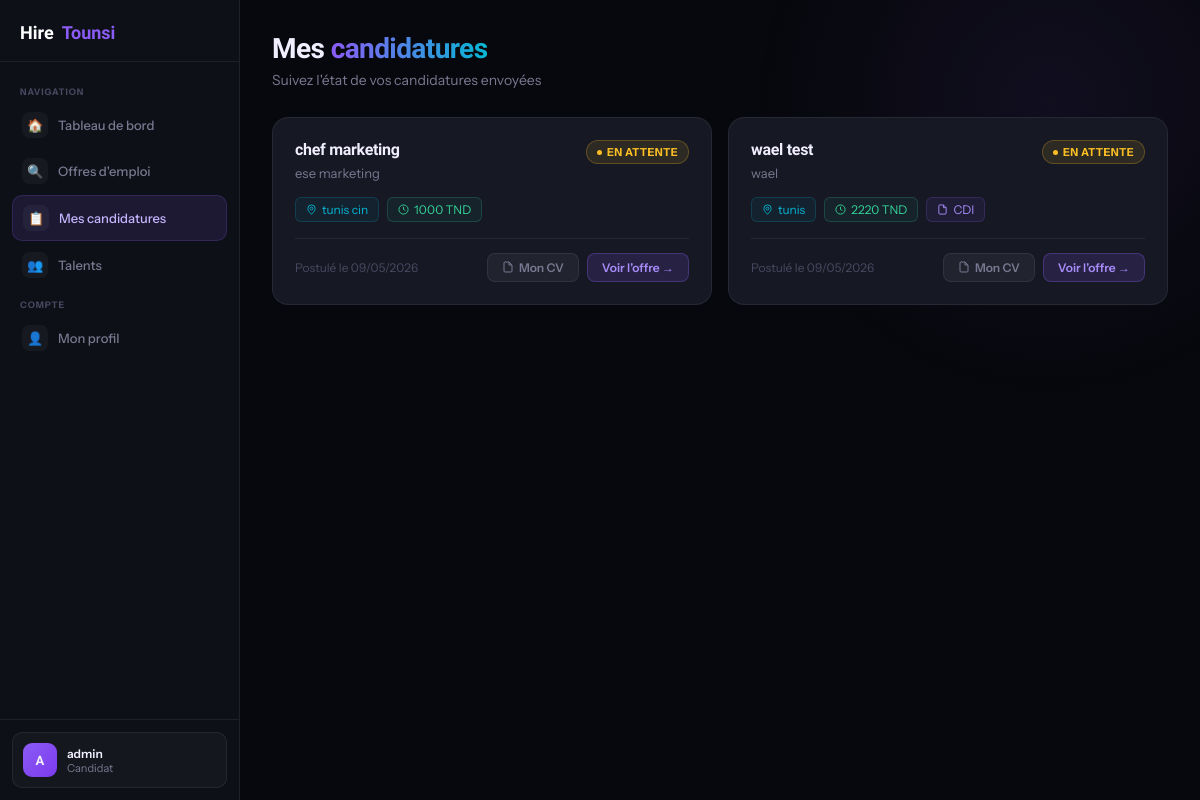
Screenshot of /mes_candidatures.php (signed in) with the database file from the repository.
### tables this page shows
CREATE TABLE `users` (
  `id` int(11) NOT NULL,
  `name` varchar(100) NOT NULL,
  `email` varchar(150) NOT NULL,
  `password` varchar(255) NOT NULL,
  `created_at` timestamp NOT NULL DEFAULT current_timestamp(),
  `phone` varchar(20) DEFAULT NULL,
  `bio` text DEFAULT NULL,
  `skills` text DEFAULT NULL,
  `cv_path` varchar(255) DEFAULT NULL,
  `avatar_path` varchar(255) DEFAULT NULL,
  `job_title` varchar(100) DEFAULT NULL,
  `role` enum('candidat','recruteur','both','admin') DEFAULT 'candidat',
  `is_recruiter` tinyint(1) DEFAULT 0,
  `profile_photo` varchar(255) DEFAULT NULL,
  `cv` varchar(255) DEFAULT NULL
);

CREATE TABLE `applications` (
  `id` int(11) NOT NULL,
  `user_id` int(11) NOT NULL,
  `job_id` int(11) NOT NULL,
  `cv` varchar(255) DEFAULT NULL,
  `cover_letter` text DEFAULT NULL,
  `has_experience` tinyint(1) DEFAULT 0,
  `experience_years` varchar(20) DEFAULT NULL,
  `availability` varchar(100) DEFAULT NULL,
  `status` varchar(20) DEFAULT 'pending',
  `created_at` timestamp NOT NULL DEFAULT current_timestamp()
);

CREATE TABLE `jobs` (
  `id` int(11) NOT NULL,
  `title` varchar(255) DEFAULT NULL,
  `company` varchar(255) DEFAULT NULL,
  `salary` varchar(100) DEFAULT NULL,
  `city` varchar(100) DEFAULT NULL,
  `description` text DEFAULT NULL,
  `created_at` timestamp NOT NULL DEFAULT current_timestamp(),
  `status` varchar(20) DEFAULT 'pending',
  `user_id` int(11) DEFAULT NULL,
  `contract_type` varchar(50) DEFAULT NULL
);

### mes_candidatures.php (the view, shortened to what this page needs)
<?php
include "config.php";
$userId = $_SESSION["user_id"];
$stmt = $pdo->prepare("
    SELECT
        applications.*,
        jobs.title,
        jobs.company,
        jobs.city,
        jobs.contract_type,
        jobs.salary
    FROM applications
    INNER JOIN jobs ON applications.job_id = jobs.id
    WHERE applications.user_id = ?
    ORDER BY applications.created_at DESC
");
$stmt->execute([$userId]);
$applications = $stmt->fetchAll(PDO::FETCH_ASSOC);
$stmtUser = $pdo->prepare("SELECT * FROM users WHERE id = ?");
$stmtUser->execute([$userId]);
$userData = $stmtUser->fetch();
$userName = htmlspecialchars($userData["name"] ?? 'Utilisateur');
$initials = strtoupper(substr($userName, 0, 1));
?>
<!DOCTYPE html>
<html lang="fr">
<head>
</head>
<body>
<aside class="sidebar">
  <a href="index.html" class="sidebar-logo">Hire<em>Tounsi</em></a>
  <nav class="sidebar-nav">
    <span class="nav-sep">Navigation</span>
    <a href="dashboard.php" class="nav-item">
      <span class="nav-icon">🏠</span> Tableau de bord
    </a>
    <a href="jobs.php" class="nav-item">
      <span class="nav-icon">🔍</span> Offres d'emploi
    </a>
    <a href="mes_candidatures.php" class="nav-item active">
      <span class="nav-icon">📋</span> Mes candidatures
    </a>
    <a href="talents.php" class="nav-item">
      <span class="nav-icon">👥</span> Talents
    </a>
    <span class="nav-sep">Compte</span>
    <a href="profile.php" class="nav-item">
      <span class="nav-icon">👤</span> Mon profil
    </a>
  </nav>
  <div class="sidebar-bottom">
    <div class="user-pill">
      <div class="avatar-sm"><?= $initials ?></div>
      <div class="user-pill-info">
        <div class="upn"><?= $userName ?></div>
        <div class="upr">Candidat</div>
      </div>
    </div>
  </div>
</aside>
<main class="main">
  <div class="page-header">
    <h1>Mes <span>candidatures</span></h1>
    <p>Suivez l'état de vos candidatures envoyées</p>
  </div>
  <div class="grid">
    <?php if (count($applications) > 0): ?>
      <?php foreach($applications as $app):
        $status = $app['status'] ?? 'pending';
        $statusClass = match($status) {
            'pending' => 'status-pending',
            'reviewed', 'seen' => 'status-reviewed',
            'accepted', 'approved' => 'status-accepted',
            'rejected' => 'status-rejected',
            default => 'status-pending'
        };
        $statusLabel = match($status) {
            'pending' => 'En attente',
            'reviewed', 'seen' => 'Vue',
            'accepted', 'approved' => 'Acceptée',
            'rejected' => 'Refusée',
            default => 'En attente'
        };
      ?>
      <div class="card">
        <div class="card-header">
          <div>
            <div class="card-title"><?= htmlspecialchars($app["title"]) ?></div>
            <div class="card-company"><?= htmlspecialchars($app["company"]) ?></div>
          </div>
          <span class="status-badge <?= $statusClass ?>">
            <span class="status-dot"></span><?= $statusLabel ?>
          </span>
        </div>
        <div class="card-meta">
          <?php if (!empty($app['city'])): ?>
          <span class="chip location">
            <svg width="11" height="11" viewBox="0 0 24 24" fill="none" stroke="currentColor" stroke-width="2">
              <path d="M20 10c0 6-8 12-8 12s-8-6-8-12a8 8 0 0 1 16 0Z"/><circle cx="12" cy="10" r="3"/>
            </svg>
            <?= htmlspecialchars($app["city"]) ?>
          </span>
          <?php endif; ?>
          <?php if (!empty($app['salary'])): ?>
          <span class="chip salary">
            <svg width="11" height="11" viewBox="0 0 24 24" fill="none" stroke="currentColor" stroke-width="2">
              <circle cx="12" cy="12" r="10"/><path d="M12 6v6l4 2"/>
            </svg>
            <?= htmlspecialchars($app["salary"]) ?> TND
          </span>
          <?php endif; ?>
          <?php if (!empty($app['contract_type'])): ?>
          <span class="chip contract">
            <svg width="11" height="11" viewBox="0 0 24 24" fill="none" stroke="currentColor" stroke-width="2">
              <path d="M14 2H6a2 2 0 0 0-2 2v16a2 2 0 0 0 2 2h12a2 2 0 0 0 2-2V8z"/><polyline points="14 2 14 8 20 8"/>
            </svg>
            <?= htmlspecialchars($app["contract_type"]) ?>
          </span>
          <?php endif; ?>
        </div>
        <div class="card-footer">
          <span class="card-date">
            Postulé le <?= date("d/m/Y", strtotime($app["created_at"])) ?>
          </span>
          <div style="display:flex;gap:8px;">
            <a href="uploads/<?= htmlspecialchars($app["cv"]) ?>" target="_blank" class="btn-view-cv">
              <svg width="12" height="12" viewBox="0 0 24 24" fill="none" stroke="currentColor" stroke-width="2">
                <path d="M14 2H6a2 2 0 0 0-2 2v16a2 2 0 0 0 2 2h12a2 2 0 0 0 2-2V8z"/><polyline points="14 2 14 8 20 8"/>
              </svg>
              Mon CV
            </a>
            <a href="jobs.php" class="btn-view">Voir l'offre →</a>
          </div>
        </div>
      </div>
      <?php endforeach; ?>
    <?php endif; ?>
  </div>
</main>
</body>
</html>

### rows the page displays
users: name "A", name "admin"
applications: job.title "chef marketing", job.company "ese marketing", status "EN ATTENTE", job.city "tunis cin", job.salary "1000", created_at "09/05/2026"
applications: job.title "wael test", job.company "wael", status "EN ATTENTE", job.city "tunis", job.salary "2220", job.contract_type "CDI", created_at "09/05/2026"
